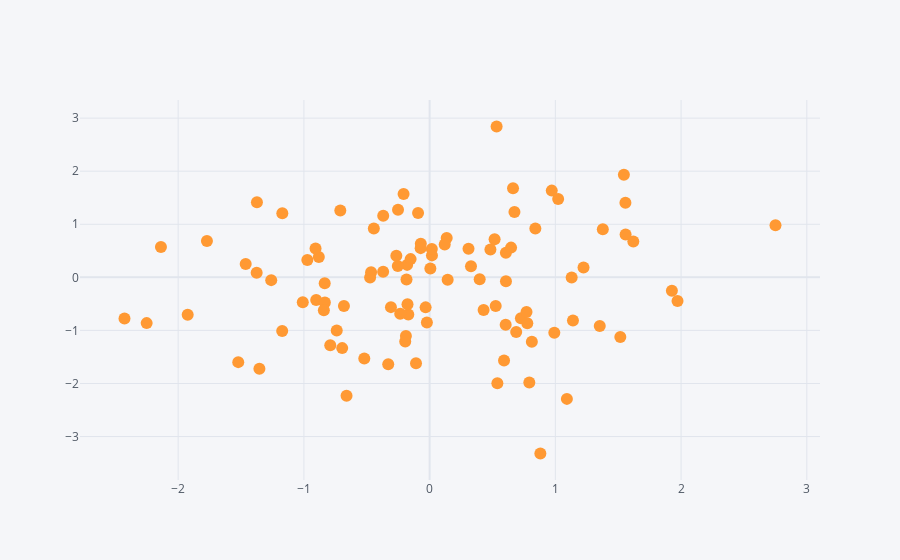

Write notebook code for a chart like this one.
### Code cell
df.iplot(kind='scatter',x='A',y='B',mode= 'markers')
